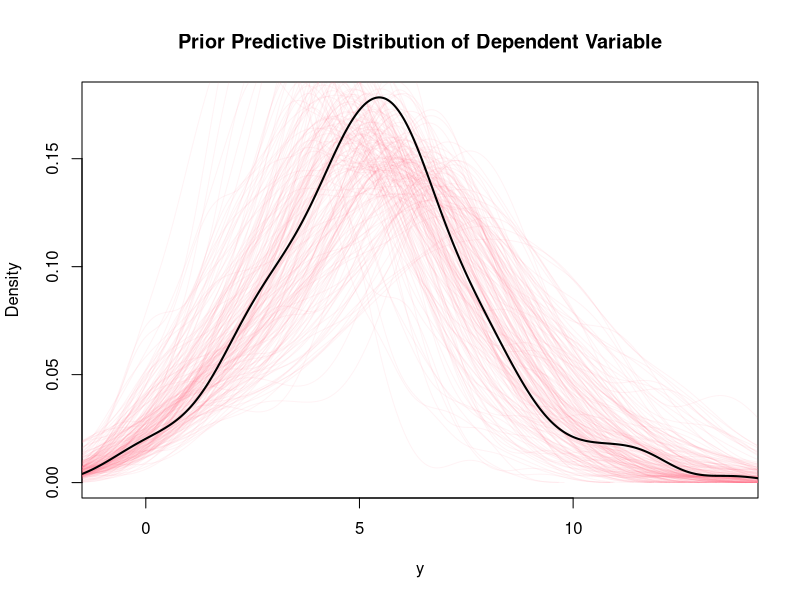

Recreate this plot in R. (Note: this script raises an error after producing the figure.)
## ---- chunk 1
knitr::opts_chunk$set(echo = TRUE)
## ---- chunk 2
generate_multinorm_data <- function(n, mu, sigma) {
  if(any((eigen(sigma)$values) < 0))
    stop("\none or more eigenvalues of 'sigma' are negative")
  x <- matrix(rnorm(n * length(mu)), ncol = length(mu), nrow = n)
  sigma_decomp <- svd(sigma)
  u <- sigma_decomp$u
  d <- diag(sigma_decomp$d,length(sigma_decomp$d))
  y <- t(mu + u %*% sqrt(d) %*% t(x))
  return(y)
}
generate_lm_dat <- function(beta, X, sigma = 1) {
  n <- nrow(X)
  if (length(beta) - ncol(X) == 1)
    y <- rnorm(n, X%*%beta[-1], sigma) + beta[1]
  else
    y <- rnorm(n, X%*%beta, sigma)
  out <- data.frame(cbind(y, X))
  names <- paste0("x", 1:ncol(X))
  colnames(out) <- c("y", names)
  return(out)
}
N <- 200
# X <- generate_multinorm_data(N, c(1,1), diag(2))
X <- cbind(rnorm(N, 1, 1), rnorm(N, 2, 1))
covmat <- rbind(c(1, 0, 0),
                c(0, 1, 0.5),
                c(0, 0.5, 1))
covmat <- covmat * 0.1
prior_mu <- c(1,1.5,2)
# beta <- t(generate_multinorm_data(1, c(0.1,0.5,2.3), covmat))
beta <- t(mvtnorm::rmvnorm(1, c(0.1,0.5,2.3), covmat))
dat_lm <- generate_lm_dat(beta, X)
## ---- chunk 3
retro <- rgb(255,102,136, maxColorValue = 256, alpha = 20)
plot(0, type = "n", main = "Prior Predictive Distribution of Dependent Variable", xlab = "y", ylab = "Density",
     ylim = c(0,max(density(dat_lm$y)$y)), xlim = range(dat_lm$y))
# plot(0, type = "n", main = "Prior Predictive Distribution of Dependent Variable", xlab = "y", ylab = "Density",
#      ylim = c(0,0.4), xlim = range(dat_lm$y)*1.5)
for (i in 1:200) {
  # beta_sims <- t(generate_multinorm_data(1, c(0.1,0.5,2.3), covmat  * cbind(c(0.1, 1, 1),c(1, 0.1, 1),c(1, 1, 0.1))))
  beta_sims <- t(mvtnorm::rmvnorm(1, c(0.1,0.5,2.3), covmat))
  y_sims <- generate_lm_dat(beta_sims, X)$y
  lines(density(y_sims), col = retro)
  # cat("iter", i, ": mean(y_sims) =", round(mean(y_sims),4), "mean(XB) =",
  #     round(mean(mean(as.matrix(dat_lm[,-1])%*%beta_sims[-1] + beta_sims[1])),4), "\n",
  #     "         beta_sims =", round(beta_sims,4), "\n")
}
lines(density(dat_lm$y), lwd = 2)
## ---- chunk 4
fit1 <- stan_lm(y ~ x1 + x2, data = dat_lm, cores = 4,
                prior_intercept = normal(1,0.1), prior = R2(0.6, what = "mean"),
                control = list("adapt_delta" = 0.999))
lm_fit1 <- lm(y ~ x1 + x2, data = dat_lm)
print(fit1, digits = 2)
summary(lm_fit1)
pairs(fit1, pars = c("(Intercept)", "x1", "x2"))
## ---- chunk 5
round(
cbind("lm" = coef(lm_fit1),    # model fit with mle
      "stan_lm" = coef(fit1),   # model fit with mcmc
      "beta" = c(beta),            # the parameter realized from the prior distributions
      "beta_mu" = prior_mu)     # the prior distribution location parameters
,2)
## ---- chunk 6
np1 <- nuts_params(fit1)
plot(fit1, "trace", divergences = np1)
pp_check(fit1)
## ---- chunk 7
round(vcov(lm_fit1),2)
## ---- chunk 8

inv_logit <- function(x) {
  return(exp(x)/(1+exp(x)))
}

generate_multinorm_data <- function(n, mu, sigma) {
  if(any((eigen(sigma)$values) < 0))
    stop("\none or more eigenvalues of 'sigma' are negative")
  x <- matrix(rnorm(n * length(mu)), ncol = length(mu), nrow = n)
  sigma_decomp <- svd(sigma)
  u <- sigma_decomp$u
  d <- diag(sigma_decomp$d,length(sigma_decomp$d))
  y <- t(mu + u %*% sqrt(d) %*% t(x))
  return(y)
}

generate_logistic_data <- function(beta, X, cons = TRUE) {
  n <- nrow(X)
  X_orig <- X
  if (cons) {
    X <- cbind(rep(1,n),X) 
  }
  prob <- inv_logit(X%*%beta)
  y <- rbinom(n, 1, prob)
  
  out <- data.frame(cbind(y,X_orig,prob))
  names <- paste0("x", 1:ncol(X_orig))
  colnames(out) <- c("y", names, "prob")
  
  return(out)
}


N <- 300
prior_mu <- c(-0.5, 0.5, 1.5)
prior_sd <- rep(0.8,length(prior_mu))
beta <- c(rnorm(1, prior_mu[1], prior_sd[1]),
          rnorm(1, prior_mu[2], prior_sd[2]),
          rnorm(1, prior_mu[3], prior_sd[3]))
X <- generate_multinorm_data(N, beta[-1], matrix(c(1,0.5,0.5,1), ncol = 2))
dat_glm <- generate_logistic_data(beta, X, cons = TRUE)
## ---- chunk 9
table(dat_glm$y)
## ---- chunk 10
# fit model using mcmc
fit1 <- stan_glm(y ~ x1 + x2, data = dat_glm, family = binomial(link = "logit"), cores = 4,
                 prior_intercept = normal(prior_mu[1], prior_sd[1]), prior = normal(prior_mu[-1], 0.5*prior_sd[-1]))
## ---- chunk 11
cbind("glm" = coef(glm_fit1),   # model fit with mle
      "stan_glm" = coef(fit1),  # model fit with mcmc
      "beta" = beta,            # the parameter realized from the prior distributions
      "beta_mu" = prior_mu)     # the prior distribution location parameters
## ---- chunk 12
vcov(fit1)
## ---- chunk 13
summary(fit1, digits = 2)
## ---- chunk 14
library(bayesplot)
color_scheme_set(colorRampPalette(c("#535294","#ec5f9f"))(6))
plot(fit1, "trace")
## ---- chunk 15
plot(fit1, "acf")
## ---- chunk 16
# posterior predictive check
yrep_stan <- round(colMeans(posterior_predict(fit1)))
table("stan_glm" = yrep_stan, "y_true" = dat_glm$y)
## ---- chunk 17
# how do the predictions compare with new data realized from the prior predicitive distribution
new_beta <- c(rnorm(1, prior_mu[1], prior_sd[1]),
              rnorm(1, prior_mu[2], prior_sd[2]),
              rnorm(1, prior_mu[3], prior_sd[3]))
new_dat <- generate_logistic_data(new_beta, X, cons = TRUE)
yrep_new_stan <- round(colMeans(posterior_predict(fit1, newdata = new_dat)))
table("stan_glm" = y_new_stan1, "y_true" = new_dat$y)
## ---- chunk 18
# pp_check(fit1) + ggtitle("Posterior Predictions")
# plot(fit1) + ggtitle("Marginal Posterior Parameter Estimates")
# plot(fit1, "hist") + ggtitle("Marginal Posterior Parameter Distributions")
# plot(fit1, "dens_overlay") + ggtitle("Marginal Posterior Parameter Distributions")
# plot(fit1, "scatter", pars = c("x1","x2")) + ggtitle("Correlation of Paramters")
